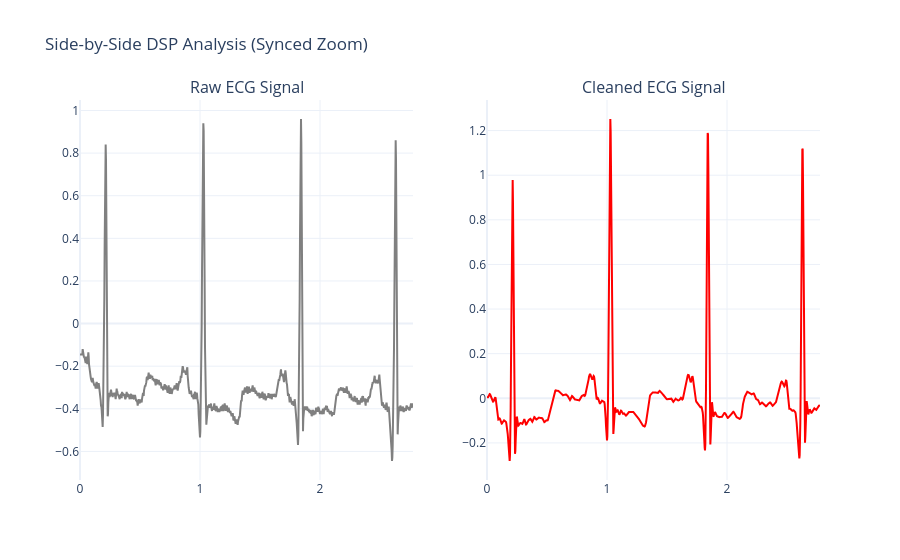

Here is the notebook cell this chart was saved with:
### Code cell
import wfdb
import numpy as np
from scipy.signal import butter, filtfilt
import plotly.graph_objects as go
from plotly.subplots import make_subplots

# 1. Load Data
record = wfdb.rdrecord('100', pn_dir='mitdb', sampto=1000)
fs = record.fs
raw_signal = record.p_signal[:, 0]
time_axis = np.arange(len(raw_signal)) / fs

# 2. Apply Filter
b, a = butter(5, [0.5, 40], btype='band', fs=fs)
clean_sig = filtfilt(b, a, raw_signal)

# 3. Create Side-by-Side Subplots
fig = make_subplots(rows=1, cols=2, subplot_titles=("Raw ECG Signal", "Cleaned ECG Signal"))

# 4. Add Raw Signal to Left
fig.add_trace(
    go.Scatter(x=time_axis, y=raw_signal, name="Raw", line=dict(color='gray')),
    row=1, col=1
)

# 5. Add Cleaned Signal to Right
fig.add_trace(
    go.Scatter(x=time_axis, y=clean_sig, name="Cleaned", line=dict(color='red')),
    row=1, col=2
)

# 6. Update Layout and MATCH X-AXES
fig.update_layout(
    title="Side-by-Side DSP Analysis (Synced Zoom)",
    template="plotly_white",
    showlegend=False
)

# This line forces both subplots to share zoom levels
fig.update_xaxes(matches='x')

fig.show()

### Figure 1 — Plotly figure (JSON) as saved in the notebook; plotly's stock layout.template omitted (floating-point values rounded to 4 significant figures; data arrays with more than 128 entries replaced by an {"elided": "..."} marker saying what was removed)
{"data": [{"line": {"color": "gray"}, "name": "Raw", "type": "scatter", "x": {"elided": "1000 float values"}, "xaxis": "x", "y": {"elided": "1000 float values"}, "yaxis": "y"}, {"line": {"color": "red"}, "name": "Cleaned", "type": "scatter", "x": {"elided": "1000 float values"}, "xaxis": "x2", "y": {"elided": "1000 float values"}, "yaxis": "y2"}], "layout": {"annotations": [{"font": {"size": 16}, "showarrow": false, "text": "Raw ECG Signal", "x": 0.225, "xanchor": "center", "xref": "paper", "y": 1, "yanchor": "bottom", "yref": "paper"}, {"font": {"size": 16}, "showarrow": false, "text": "Cleaned ECG Signal", "x": 0.775, "xanchor": "center", "xref": "paper", "y": 1, "yanchor": "bottom", "yref": "paper"}], "showlegend": false, "title": {"text": "Side-by-Side DSP Analysis (Synced Zoom)"}, "xaxis": {"anchor": "y", "domain": [0, 0.45], "matches": "x"}, "xaxis2": {"anchor": "y2", "domain": [0.55, 1], "matches": "x"}, "yaxis": {"anchor": "x", "domain": [0, 1]}, "yaxis2": {"anchor": "x2", "domain": [0, 1]}}}
